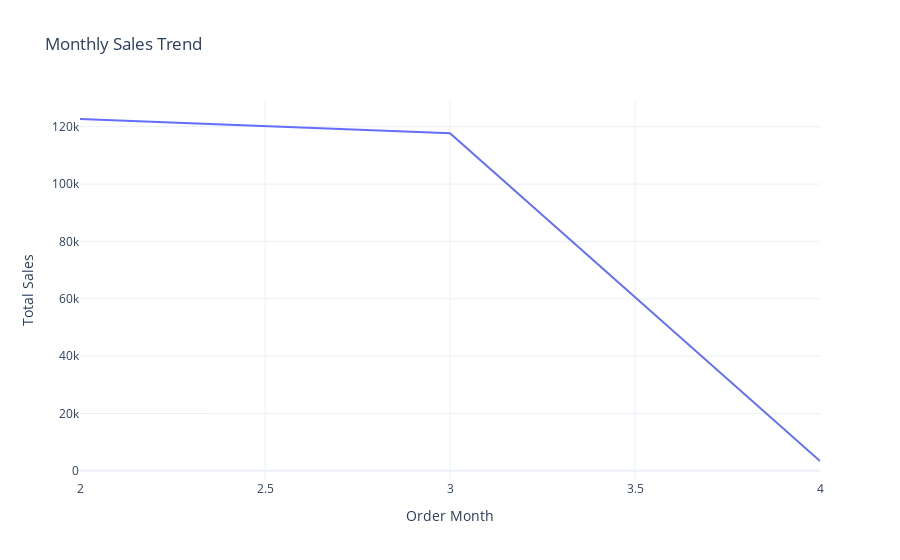

The notebook cell this image was saved under:
### Code cell
fig = px.line(monthly_sales,
              x = "Order Month",
              y = "Total Sales",
              title = "Monthly Sales Trend")
fig.show()

### Figure 1 — Plotly figure (JSON) as saved in the notebook; plotly's stock layout.template omitted (floating-point values rounded to 4 significant figures)
{"data": [{"hovertemplate": "Order Month=%{x}<br>Total Sales=%{y}<extra></extra>", "legendgroup": "", "line": {"color": "#636efa", "dash": "solid"}, "marker": {"symbol": "circle"}, "mode": "lines", "name": "", "orientation": "v", "showlegend": false, "type": "scatter", "x": [2, 3, 4], "xaxis": "x", "y": [122695, 117730, 3420], "yaxis": "y"}], "layout": {"legend": {"tracegroupgap": 0}, "title": {"text": "Monthly Sales Trend"}, "xaxis": {"anchor": "y", "domain": [0, 1], "title": {"text": "Order Month"}}, "yaxis": {"anchor": "x", "domain": [0, 1], "title": {"text": "Total Sales"}}}}
